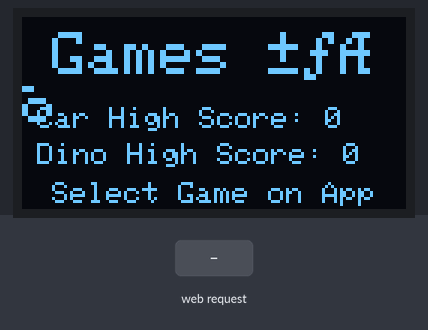
A sketch run on a simulated ESP8266 (NodeMCU). Shown: 128×64 one-colour display. The inputs (shaded band) are chosen by the test bench. Random numbers use the default seed unless the sketch sets one; what the sketch prints to the serial monitor is not drawn.

Above: at 1.2 s.
1.3 s: HTTP request GET /screen_car received
At 2.1 s:
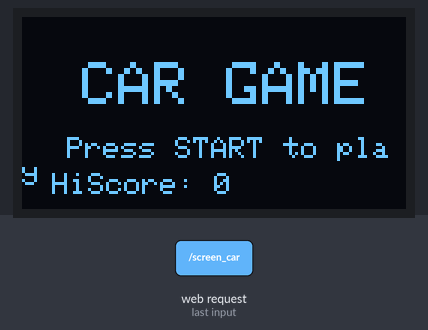
2.8 s: HTTP request GET /play_dino received
At 5.2 s:
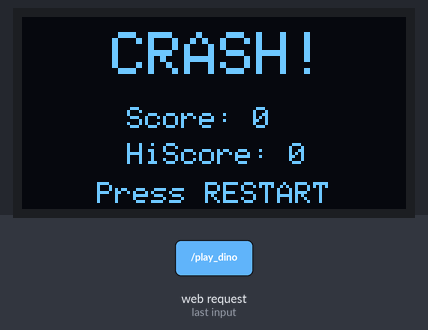
5.5 s: HTTP request GET /screen_dino received
At 6.2 s:
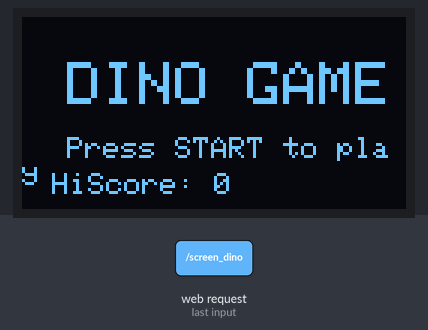
7.0 s: HTTP request GET /play_car received
At 9.6 s:
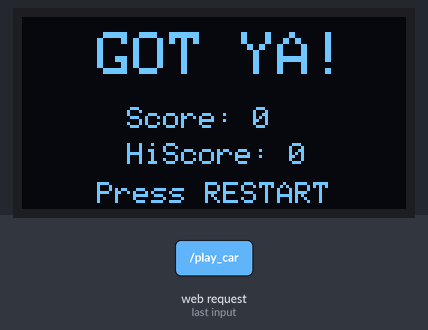
9.8 s: HTTP request GET /screen_car received
At 11.1 s:
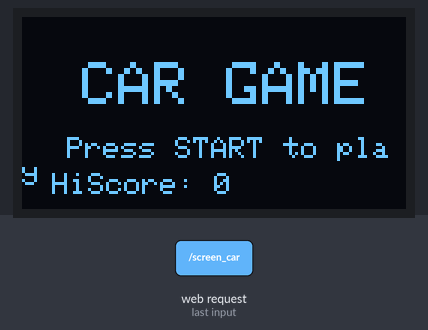
11.4 s: HTTP request GET /menu received
At 12.5 s:
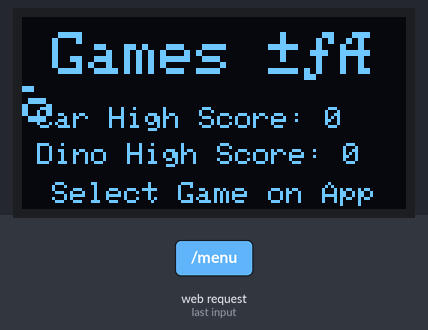
Timing chart, 0 to 14.0 s (numbered marks = the images above; inputs shaded):
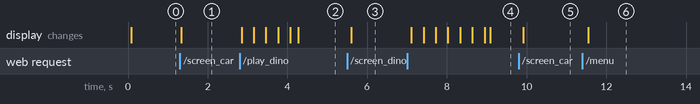

The sketch:

Car_Dino-Code.ino
```cpp
#include <Wire.h>
#include <Adafruit_GFX.h>
#include <Adafruit_SSD1306.h>
#include <ESP8266WiFi.h>
#include <ESP8266WebServer.h>

// ==========================================
// System & Display Configuration
// ==========================================
#define SCREEN_WIDTH 128
#define SCREEN_HEIGHT 64
#define OLED_RESET -1 // Reset pin # (or -1 if sharing Arduino reset pin)

Adafruit_SSD1306 display(SCREEN_WIDTH, SCREEN_HEIGHT, &Wire, OLED_RESET);

// Network configuration
const char* ssid = "CAR_GAME"; // NodeMCU acts as an Access Point
const char* password = "12345678";

ESP8266WebServer server(80);

// Global Game State Variables
int gameState = 0;       // 0 = Selección, 1 = Car Game, 2 = Dino Game
int score = 0;
bool gameOver = false;
bool gameRunning = false; // NEW: true only after Start/Restart is pressed
int carHighScore = 0;
int dinoHighScore = 0;

// Shared Bitmaps (8x8 pixels)
const unsigned char carBitmap[] PROGMEM = {
    0b00011000, 0b00111100, 0b01111110, 0b11011011,
    0b11111111, 0b01111110, 0b00100100, 0b01000010
};

const unsigned char dinoBitmap[] PROGMEM = {
    0b00001110, 0b00001101, 0b00001111, 0b01111100,
    0b01111111, 0b00111100, 0b00010100, 0b00010100
};

const unsigned char cactusBitmap[] PROGMEM = {
    0b00100100, 0b01101100, 0b01111100, 0b01101100,
    0b01101100, 0b01101100, 0b00111000, 0b00111000
};

// ==========================================
// CAR GAME Logic & Endpoints (image_9.png logic)
// ==========================================
const int LEFT_LANE = 38;
const int RIGHT_LANE = 82;
int roadOffset = 0;
int playerLane = 0;
int playerX = LEFT_LANE;
const int playerY = 52;
int enemyLane, enemyX, enemyY;

void resetCarGame() {
    score = 0;
    gameOver = false;
    roadOffset = 0;
    playerLane = 0;
    playerX = LEFT_LANE;
    enemyLane = random(0, 2);
    enemyX = (enemyLane == 0) ? LEFT_LANE : RIGHT_LANE;
    enemyY = -8;
}

void showCarGameOver() {
    display.clearDisplay();
    display.setTextSize(2);
    display.setCursor(30, 5); display.print("CRASH!");

    display.setTextSize(1);
    display.setCursor(35, 30); display.print("Score: "); display.print(score);
    display.setCursor(35, 42); display.print("HiScore: "); display.print(carHighScore);
    display.setCursor(25, 55); display.print("Press RESTART");
    display.display();
}

// NEW: shown while waiting for the Start button
void showCarWaitScreen() {
    display.clearDisplay();
    display.setTextSize(2);
    display.setCursor(20, 15); display.print("CAR GAME");

    display.setTextSize(1);
    display.setCursor(15, 40); display.print("Press START to play");
    display.setCursor(10, 52); display.print("HiScore: "); display.print(carHighScore);
    display.display();
}

void playCarGame() {
    // Road animation
    roadOffset++;
    if (roadOffset >= 16) roadOffset = 0;

    // Enemy movement
    enemyY += 2;
    if (enemyY > SCREEN_HEIGHT) {
        score++;
        enemyLane = random(0, 2);
        enemyX = (enemyLane == 0) ? LEFT_LANE : RIGHT_LANE;
        enemyY = -8;
    }

    // Collision Check (lane based for Car game)
    if (enemyLane == playerLane && (enemyY + 8 >= playerY) && (enemyY <= playerY + 8)) {
        gameOver = true;
        gameRunning = false; // stop the loop from playing; wait for next Start command
        if (score > carHighScore) carHighScore = score;
        showCarGameOver();
        return;
    }

    display.clearDisplay();
    // Draw Road (boundaries and dotted lines)
    display.drawLine(20, 0, 20, 63, WHITE);
    display.drawLine(108, 0, 108, 63, WHITE);
    for (int y = -8 + roadOffset; y < 64; y += 16) display.fillRect(63, y, 2, 8, WHITE);

    // Draw Cars
    display.drawBitmap(playerX, playerY, carBitmap, 8, 8, WHITE);
    display.drawBitmap(enemyX, enemyY, carBitmap, 8, 8, WHITE);

    // In-game score display
    display.setTextSize(1);
    display.setTextColor(WHITE);
    display.setCursor(2, 2); display.print("Score:"); display.print(score);
    display.display();
}

// ==========================================
// DINO GAME Logic & Endpoints (image_10.png logic)
// ==========================================
const int GROUND_Y = 56;
int dinoY = GROUND_Y - 8;
int dinoVelocityY = 0;
bool isJumping = false;
int cactusX = 128;
int cactusY = GROUND_Y - 8;

void resetDinoGame() {
    score = 0;
    gameOver = false;
    dinoY = GROUND_Y - 8;
    dinoVelocityY = 0;
    isJumping = false;
    cactusX = 128;
}

void showDinoGameOver() {
    display.clearDisplay();
    display.setTextSize(2);
    display.setCursor(25, 5); display.print("GOT YA!");

    display.setTextSize(1);
    display.setCursor(35, 30); display.print("Score: "); display.print(score);
    display.setCursor(35, 42); display.print("HiScore: "); display.print(dinoHighScore);
    display.setCursor(25, 55); display.print("Press RESTART");
    display.display();
}

// NEW: shown while waiting for the Start button
void showDinoWaitScreen() {
    display.clearDisplay();
    display.setTextSize(2);
    display.setCursor(15, 15); display.print("DINO GAME");

    display.setTextSize(1);
    display.setCursor(15, 40); display.print("Press START to play");
    display.setCursor(10, 52); display.print("HiScore: "); display.print(dinoHighScore);
    display.display();
}

void playDinoGame() {
    // Gravity & Jump Physics
    if (isJumping) {
        dinoY += dinoVelocityY;
        dinoVelocityY += 1; // Gravity simulation
        if (dinoY >= GROUND_Y - 8) {
            dinoY = GROUND_Y - 8;
            isJumping = false;
        }
    }

    // Move Cactus
    cactusX -= 3;
    if (cactusX < -8) {
        cactusX = 128;
        score++;
    }

    // Collision Check (Requirement: detect collision with fixed player at X=16)
    // The cactus must be within fixed dino boundaries (X=16, height=8)
    if ((cactusX <= 16 + 6 && cactusX + 6 >= 16) && (dinoY + 8 >= cactusY)) {
        gameOver = true;
        gameRunning = false; // stop the loop from playing; wait for next Start command
        if (score > dinoHighScore) dinoHighScore = score;
        showDinoGameOver();
        return;
    }

    display.clearDisplay();
    // Draw Environment
    display.drawLine(0, GROUND_Y, 128, GROUND_Y, WHITE); // Ground line

    // Draw Sprites
    display.drawBitmap(16, dinoY, dinoBitmap, 8, 8, WHITE); // Fixed Dino position at X=16
    display.drawBitmap(cactusX, cactusY, cactusBitmap, 8, 8, WHITE);

    // In-game score display
    display.setTextSize(1);
    display.setTextColor(WHITE);
    display.setCursor(2, 2); display.print("Score:"); display.print(score);
    display.display();
}

// ==========================================
// UNIVERSAL SYSTEM MENUS & WIFI Setup
// ==========================================
void showSelectionMenu() {
    display.clearDisplay();
    display.setTextSize(2);
    display.setTextColor(WHITE);
    display.setCursor(10, 5); display.print("Games 💕");

    display.setTextSize(1);
    display.setCursor(5, 30); display.print("Car High Score: "); display.print(carHighScore);
    display.setCursor(5, 42); display.print("Dino High Score: "); display.print(dinoHighScore);
    display.setCursor(10, 55); display.print("Select Game on App");
    display.display();
}

// ==========================================
// Server Callbacks matching your images
// ==========================================

// Commands to open screens (called when leaving the selection menu, per Screen1)
// NOTE: these only OPEN the screen now. They reset the game state but do NOT
// start it running — the player must press Start/Restart to actually play.
void handlePrepareCarScreen() {
    Serial.println("CMD: OPEN CAR SCREEN");
    gameState = 1;
    resetCarGame();
    gameRunning = false;
    server.send(200, "text/plain", "SCREEN_CAR_OPEN");
}

void handlePrepareDinoScreen() {
    Serial.println("CMD: OPEN DINO SCREEN");
    gameState = 2;
    resetDinoGame();
    gameRunning = false;
    server.send(200, "text/plain", "SCREEN_DINO_OPEN");
}

// Commands called by START/RESTART buttons (called from within game screens)
void handlePlayCar() {
    Serial.println("CMD: CAR START/RESTART");
    resetCarGame();
    gameRunning = true;
    server.send(200, "text/plain", "CAR_RESTARTED");
}

void handlePlayDino() {
    Serial.println("CMD: DINO START/RESTART");
    resetDinoGame();
    gameRunning = true;
    server.send(200, "text/plain", "DINO_RESTARTED");
}

// In-game controls
void handleMoveLeft() {
    Serial.println("CMD: LEFT");
    if (gameState == 1) { playerLane = 0; playerX = LEFT_LANE; }
    server.send(200, "text/plain", "LEFT");
}

void handleMoveRight() {
    Serial.println("CMD: RIGHT");
    if (gameState == 1) { playerLane = 1; playerX = RIGHT_LANE; }
    server.send(200, "text/plain", "RIGHT");
}

void handleJump() {
    Serial.println("CMD: JUMP");
    if (gameState == 2 && !isJumping) { isJumping = true; dinoVelocityY = -7; }
    server.send(200, "text/plain", "JUMP");
}

// Return to Main Menu (called by MAIN MENU buttons)
void handleReturnToMenu() {
    Serial.println("CMD: RETURN TO MENU");
    gameState = 0;
    gameRunning = false;
    server.send(200, "text/plain", "MENU");
}

void setup() {
    Serial.begin(115200);
    Wire.begin(D2, D1); // Explicitly stating I2C pins for clarity

    if (!display.begin(SSD1306_SWITCHCAPVCC, 0x3C)) {
        Serial.println("OLED initialization failed!");
        while (true);
    }

    display.clearDisplay();
    display.display();

    // Use analog noise for a truly random enemy/cactus sequence
    randomSeed(analogRead(A0));

    // WiFi AP setup
    WiFi.mode(WIFI_AP);
    WiFi.softAP(ssid, password);

    Serial.println("WiFi AP Started");
    Serial.print("Connect to network: "); Serial.println(ssid);

    // Endpoint Configuration matching App Inventor Blocks (images_8-10.png)
    server.on("/screen_car", handlePrepareCarScreen);   // Open Screen2 (waits for Start)
    server.on("/screen_dino", handlePrepareDinoScreen); // Open Screen3 (waits for Start)
    server.on("/menu", handleReturnToMenu);            // Back to selection (image_9/10)

    server.on("/play_car", handlePlayCar);              // Start/Restart Car (image_9)
    server.on("/play_dino", handlePlayDino);            // Start/Restart Dino (image_10)

    server.on("/left", handleMoveLeft);                 // Car controls (image_9)
    server.on("/right", handleMoveRight);
    server.on("/jump", handleJump);                     // Dino controls (image_10)

    server.begin();
}

void loop() {
    server.handleClient(); // Handle App commands

    // Check if the game is over. If so, wait for Restart in App.
    if (gameOver) {
        delay(100);
        return;
    }

    // Main system state machine
    if (gameState == 0) {
        showSelectionMenu();
        delay(100); // Slow refresh rate for selection menu
    } else if (gameState == 1) {
        if (gameRunning) {
            playCarGame();  // Car logic
            delay(30);      // Car game speed
        } else {
            showCarWaitScreen(); // Waiting for Start button
            delay(100);
        }
    } else if (gameState == 2) {
        if (gameRunning) {
            playDinoGame(); // Dino logic
            delay(30);       // Dino game speed
        } else {
            showDinoWaitScreen(); // Waiting for Start button
            delay(100);
        }
    }
}
```

Measured:
- after the input at 1.3 s, the display: changes at once (image 1)
- after the input at 2.8 s, the display: first changes after 0.05 s (image 2 shows a later state)
- after the input at 5.5 s, the display: changes after 0.10 s (image 3)
- after the input at 7.0 s, the display: first changes after 0.11 s (image 4 shows a later state)
- after the input at 9.8 s, the display: changes after 0.11 s (image 5)
- after the input at 11.4 s, the display: changes after 0.15 s (image 6)
